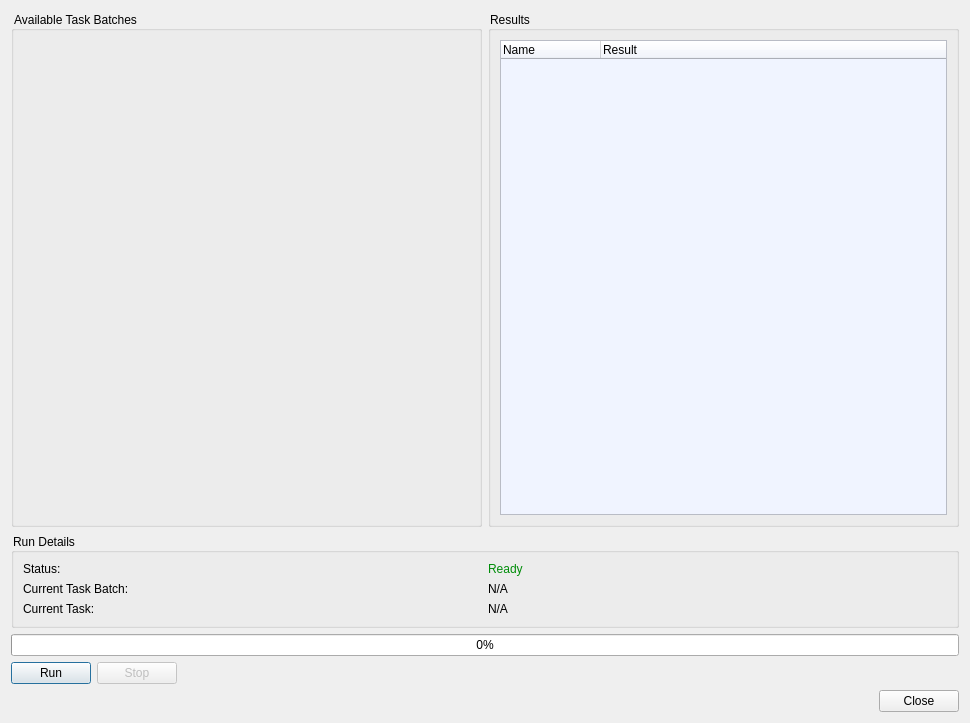
<?xml version="1.0" encoding="UTF-8"?>
<ui version="4.0">
 <class>Elpida::RunTaskBatchDialog</class>
 <widget class="QDialog" name="Elpida::RunTaskBatchDialog">
  <property name="geometry">
   <rect>
    <x>0</x>
    <y>0</y>
    <width>970</width>
    <height>723</height>
   </rect>
  </property>
  <property name="windowTitle">
   <string>Run Task Batches</string>
  </property>
  <property name="styleSheet">
   <string notr="true">background-image: url(:/BG-tile.svg)</string>
  </property>
  <layout class="QVBoxLayout" name="verticalLayout">
   <item>
    <layout class="QHBoxLayout" name="horizontalLayout">
     <item>
      <widget class="QGroupBox" name="gbTaskBatches">
       <property name="styleSheet">
        <string notr="true">background:transparent;</string>
       </property>
       <property name="title">
        <string>Available Task Batches</string>
       </property>
       <layout class="QHBoxLayout" name="horizontalLayout_2">
        <item>
         <widget class="QListWidget" name="lwTaskBatches"/>
        </item>
       </layout>
      </widget>
     </item>
     <item>
      <widget class="QGroupBox" name="gbResults">
       <property name="styleSheet">
        <string notr="true">background:transparent;</string>
       </property>
       <property name="title">
        <string>Results</string>
       </property>
       <layout class="QHBoxLayout" name="horizontalLayout_3">
        <item>
         <widget class="QTreeWidget" name="twResults">
          <property name="styleSheet">
           <string notr="true">background: rgb(240,244,255)</string>
          </property>
          <column>
           <property name="text">
            <string>Name</string>
           </property>
          </column>
          <column>
           <property name="text">
            <string>Result</string>
           </property>
          </column>
         </widget>
        </item>
       </layout>
      </widget>
     </item>
    </layout>
   </item>
   <item>
    <widget class="QGroupBox" name="bgRunDetails">
     <property name="styleSheet">
      <string notr="true">background:transparent;</string>
     </property>
     <property name="title">
      <string>Run Details</string>
     </property>
     <layout class="QGridLayout" name="gridLayout">
      <item row="1" column="0">
       <widget class="QLabel" name="lblCurrentTaskBatch">
        <property name="text">
         <string>Current Task Batch:</string>
        </property>
       </widget>
      </item>
      <item row="2" column="1">
       <widget class="QLabel" name="lblCurrentTaskName">
        <property name="text">
         <string>N/A</string>
        </property>
       </widget>
      </item>
      <item row="2" column="0">
       <widget class="QLabel" name="lblCurrentTask">
        <property name="text">
         <string>Current Task:</string>
        </property>
       </widget>
      </item>
      <item row="1" column="1">
       <widget class="QLabel" name="lblCurrentTaskBatchName">
        <property name="text">
         <string>N/A</string>
        </property>
       </widget>
      </item>
      <item row="0" column="0">
       <widget class="QLabel" name="lblStatus">
        <property name="text">
         <string>Status:</string>
        </property>
       </widget>
      </item>
      <item row="0" column="1">
       <widget class="QLabel" name="lblSatusValue">
        <property name="text">
         <string>&lt;span style=&quot;color:#008d09;&quot;&gt;Ready&lt;/span&gt;</string>
        </property>
       </widget>
      </item>
     </layout>
    </widget>
   </item>
   <item>
    <widget class="QProgressBar" name="taskBatchRunProgress">
     <property name="value">
      <number>0</number>
     </property>
    </widget>
   </item>
   <item>
    <layout class="QHBoxLayout" name="hlControls">
     <item>
      <widget class="QPushButton" name="pbRun">
       <property name="text">
        <string>Run</string>
       </property>
      </widget>
     </item>
     <item>
      <widget class="QPushButton" name="pbStop">
       <property name="enabled">
        <bool>false</bool>
       </property>
       <property name="text">
        <string>Stop</string>
       </property>
      </widget>
     </item>
     <item>
      <spacer name="hsControls">
       <property name="orientation">
        <enum>Qt::Horizontal</enum>
       </property>
       <property name="sizeHint" stdset="0">
        <size>
         <width>40</width>
         <height>20</height>
        </size>
       </property>
      </spacer>
     </item>
    </layout>
   </item>
   <item>
    <widget class="QDialogButtonBox" name="btnbDialogControls">
     <property name="standardButtons">
      <set>QDialogButtonBox::Close</set>
     </property>
    </widget>
   </item>
  </layout>
 </widget>
 <resources/>
 <connections>
  <connection>
   <sender>btnbDialogControls</sender>
   <signal>accepted()</signal>
   <receiver>Elpida::RunTaskBatchDialog</receiver>
   <slot>accept()</slot>
   <hints>
    <hint type="sourcelabel">
     <x>248</x>
     <y>254</y>
    </hint>
    <hint type="destinationlabel">
     <x>157</x>
     <y>274</y>
    </hint>
   </hints>
  </connection>
  <connection>
   <sender>btnbDialogControls</sender>
   <signal>rejected()</signal>
   <receiver>Elpida::RunTaskBatchDialog</receiver>
   <slot>reject()</slot>
   <hints>
    <hint type="sourcelabel">
     <x>316</x>
     <y>260</y>
    </hint>
    <hint type="destinationlabel">
     <x>286</x>
     <y>274</y>
    </hint>
   </hints>
  </connection>
 </connections>
</ui>
